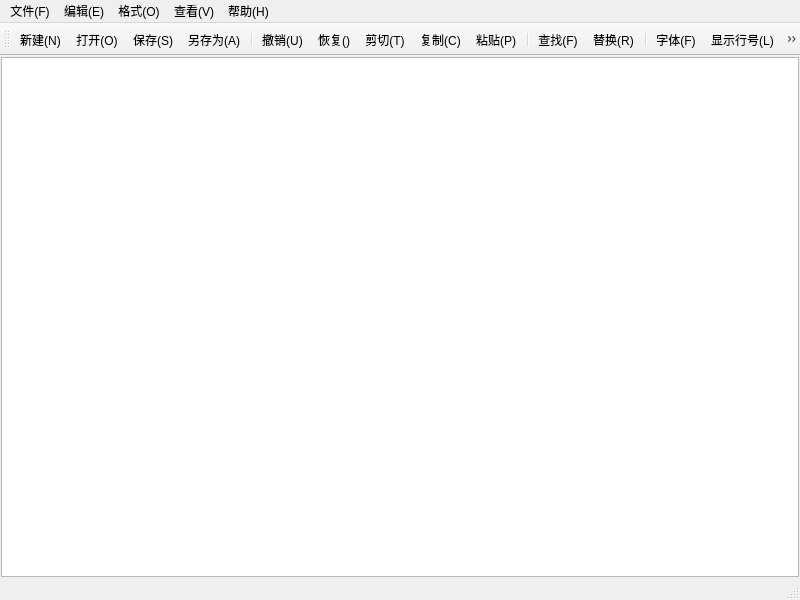
<?xml version="1.0" encoding="UTF-8"?>
<ui version="4.0">
 <class>MainWindow</class>
 <widget class="QMainWindow" name="MainWindow">
  <property name="geometry">
   <rect>
    <x>0</x>
    <y>0</y>
    <width>800</width>
    <height>600</height>
   </rect>
  </property>
  <property name="windowTitle">
   <string>MainWindow</string>
  </property>
  <widget class="QWidget" name="centralwidget">
   <layout class="QVBoxLayout" name="verticalLayout">
    <property name="spacing">
     <number>0</number>
    </property>
    <property name="leftMargin">
     <number>1</number>
    </property>
    <property name="topMargin">
     <number>1</number>
    </property>
    <property name="rightMargin">
     <number>1</number>
    </property>
    <property name="bottomMargin">
     <number>1</number>
    </property>
    <item>
     <widget class="QPlainTextEdit" name="textEdit"/>
    </item>
   </layout>
  </widget>
  <widget class="QMenuBar" name="menubar">
   <property name="geometry">
    <rect>
     <x>0</x>
     <y>0</y>
     <width>800</width>
     <height>25</height>
    </rect>
   </property>
   <widget class="QMenu" name="menu">
    <property name="title">
     <string>文件(F)</string>
    </property>
    <addaction name="actNew"/>
    <addaction name="actOpen"/>
    <addaction name="actSave"/>
    <addaction name="actSaveAs"/>
    <addaction name="separator"/>
    <addaction name="actExit"/>
   </widget>
   <widget class="QMenu" name="menu_E">
    <property name="title">
     <string>编辑(E)</string>
    </property>
    <addaction name="actUndo"/>
    <addaction name="actRedo"/>
    <addaction name="actCut"/>
    <addaction name="actCopy"/>
    <addaction name="actPaste"/>
    <addaction name="separator"/>
    <addaction name="actFind"/>
    <addaction name="actReplace"/>
    <addaction name="separator"/>
    <addaction name="actSelectAll"/>
   </widget>
   <widget class="QMenu" name="menu_O">
    <property name="title">
     <string>格式(O)</string>
    </property>
    <addaction name="actWrap"/>
    <addaction name="actLine"/>
    <addaction name="actFont"/>
    <addaction name="actionFontColor"/>
    <addaction name="separator"/>
    <addaction name="actFontBackgroundcolor"/>
    <addaction name="actEditorBackgroundColor"/>
   </widget>
   <widget class="QMenu" name="menu_V">
    <property name="title">
     <string>查看(V)</string>
    </property>
    <addaction name="actToolBar"/>
    <addaction name="actStatusBar"/>
   </widget>
   <widget class="QMenu" name="menu_H">
    <property name="title">
     <string>帮助(H)</string>
    </property>
    <addaction name="actAbout"/>
   </widget>
   <addaction name="menu"/>
   <addaction name="menu_E"/>
   <addaction name="menu_O"/>
   <addaction name="menu_V"/>
   <addaction name="menu_H"/>
  </widget>
  <widget class="QStatusBar" name="statusbar"/>
  <widget class="QToolBar" name="toolBar">
   <property name="windowTitle">
    <string>toolBar</string>
   </property>
   <attribute name="toolBarArea">
    <enum>TopToolBarArea</enum>
   </attribute>
   <attribute name="toolBarBreak">
    <bool>false</bool>
   </attribute>
   <addaction name="actNew"/>
   <addaction name="actOpen"/>
   <addaction name="actSave"/>
   <addaction name="actSaveAs"/>
   <addaction name="separator"/>
   <addaction name="actUndo"/>
   <addaction name="actRedo"/>
   <addaction name="actCut"/>
   <addaction name="actCopy"/>
   <addaction name="actPaste"/>
   <addaction name="separator"/>
   <addaction name="actFind"/>
   <addaction name="actReplace"/>
   <addaction name="separator"/>
   <addaction name="actFont"/>
   <addaction name="actLine"/>
   <addaction name="actWrap"/>
   <addaction name="separator"/>
   <addaction name="actToolBar"/>
   <addaction name="actStatusBar"/>
  </widget>
  <action name="actNew">
   <property name="icon">
    <iconset resource="res.qrc">
     <normaloff>:/img/new.svg</normaloff>:/img/new.svg</iconset>
   </property>
   <property name="text">
    <string>新建(&amp;N)</string>
   </property>
   <property name="toolTip">
    <string>新建</string>
   </property>
   <property name="shortcut">
    <string>Ctrl+N</string>
   </property>
   <property name="menuRole">
    <enum>QAction::MenuRole::NoRole</enum>
   </property>
  </action>
  <action name="actOpen">
   <property name="icon">
    <iconset resource="res.qrc">
     <normaloff>:/img/open.svg</normaloff>:/img/open.svg</iconset>
   </property>
   <property name="text">
    <string>打开(&amp;O)</string>
   </property>
   <property name="toolTip">
    <string>打开</string>
   </property>
   <property name="shortcut">
    <string>Ctrl+O</string>
   </property>
   <property name="menuRole">
    <enum>QAction::MenuRole::NoRole</enum>
   </property>
  </action>
  <action name="actSave">
   <property name="icon">
    <iconset resource="res.qrc">
     <normaloff>:/img/save.svg</normaloff>:/img/save.svg</iconset>
   </property>
   <property name="text">
    <string>保存(&amp;S)</string>
   </property>
   <property name="toolTip">
    <string>保存</string>
   </property>
   <property name="shortcut">
    <string>Ctrl+S</string>
   </property>
   <property name="menuRole">
    <enum>QAction::MenuRole::NoRole</enum>
   </property>
  </action>
  <action name="actSaveAs">
   <property name="icon">
    <iconset resource="res.qrc">
     <normaloff>:/img/saveas.svg</normaloff>:/img/saveas.svg</iconset>
   </property>
   <property name="text">
    <string>另存为(&amp;A)</string>
   </property>
   <property name="toolTip">
    <string>另存为</string>
   </property>
   <property name="menuRole">
    <enum>QAction::MenuRole::NoRole</enum>
   </property>
  </action>
  <action name="actExit">
   <property name="text">
    <string>退出(&amp;X)</string>
   </property>
   <property name="toolTip">
    <string>退出</string>
   </property>
   <property name="menuRole">
    <enum>QAction::MenuRole::NoRole</enum>
   </property>
  </action>
  <action name="actUndo">
   <property name="icon">
    <iconset resource="res.qrc">
     <normaloff>:/img/undo.svg</normaloff>:/img/undo.svg</iconset>
   </property>
   <property name="text">
    <string>撤销(&amp;U)</string>
   </property>
   <property name="toolTip">
    <string>撤销</string>
   </property>
   <property name="shortcut">
    <string>Ctrl+Z</string>
   </property>
   <property name="menuRole">
    <enum>QAction::MenuRole::NoRole</enum>
   </property>
  </action>
  <action name="actCut">
   <property name="icon">
    <iconset resource="res.qrc">
     <normaloff>:/img/cut.svg</normaloff>:/img/cut.svg</iconset>
   </property>
   <property name="text">
    <string>剪切(&amp;T)</string>
   </property>
   <property name="toolTip">
    <string>剪切</string>
   </property>
   <property name="shortcut">
    <string>Ctrl+X</string>
   </property>
   <property name="menuRole">
    <enum>QAction::MenuRole::NoRole</enum>
   </property>
  </action>
  <action name="actCopy">
   <property name="icon">
    <iconset resource="res.qrc">
     <normaloff>:/img/copy.svg</normaloff>:/img/copy.svg</iconset>
   </property>
   <property name="text">
    <string>复制(&amp;C)</string>
   </property>
   <property name="toolTip">
    <string>复制</string>
   </property>
   <property name="shortcut">
    <string>Ctrl+C</string>
   </property>
   <property name="menuRole">
    <enum>QAction::MenuRole::NoRole</enum>
   </property>
  </action>
  <action name="actPaste">
   <property name="icon">
    <iconset resource="res.qrc">
     <normaloff>:/img/paste.svg</normaloff>:/img/paste.svg</iconset>
   </property>
   <property name="text">
    <string>粘贴(&amp;P)</string>
   </property>
   <property name="toolTip">
    <string>粘贴</string>
   </property>
   <property name="shortcut">
    <string>Ctrl+V</string>
   </property>
   <property name="menuRole">
    <enum>QAction::MenuRole::NoRole</enum>
   </property>
  </action>
  <action name="actFind">
   <property name="icon">
    <iconset resource="res.qrc">
     <normaloff>:/img/find.svg</normaloff>:/img/find.svg</iconset>
   </property>
   <property name="text">
    <string>查找(&amp;F)</string>
   </property>
   <property name="toolTip">
    <string>查找</string>
   </property>
   <property name="shortcut">
    <string>Ctrl+F</string>
   </property>
   <property name="menuRole">
    <enum>QAction::MenuRole::NoRole</enum>
   </property>
  </action>
  <action name="actReplace">
   <property name="icon">
    <iconset resource="res.qrc">
     <normaloff>:/img/replace.svg</normaloff>:/img/replace.svg</iconset>
   </property>
   <property name="text">
    <string>替换(&amp;R)</string>
   </property>
   <property name="toolTip">
    <string>替换</string>
   </property>
   <property name="shortcut">
    <string>Ctrl+H</string>
   </property>
   <property name="menuRole">
    <enum>QAction::MenuRole::NoRole</enum>
   </property>
  </action>
  <action name="actFont">
   <property name="icon">
    <iconset resource="res.qrc">
     <normaloff>:/img/font.svg</normaloff>:/img/font.svg</iconset>
   </property>
   <property name="text">
    <string>字体(&amp;F)</string>
   </property>
   <property name="toolTip">
    <string>字体</string>
   </property>
   <property name="menuRole">
    <enum>QAction::MenuRole::NoRole</enum>
   </property>
  </action>
  <action name="actWrap">
   <property name="checkable">
    <bool>true</bool>
   </property>
   <property name="icon">
    <iconset resource="res.qrc">
     <normaloff>:/img/wrap.svg</normaloff>:/img/wrap.svg</iconset>
   </property>
   <property name="text">
    <string>自动换行(&amp;W)</string>
   </property>
   <property name="toolTip">
    <string>自动换行</string>
   </property>
   <property name="menuRole">
    <enum>QAction::MenuRole::NoRole</enum>
   </property>
  </action>
  <action name="actToolBar">
   <property name="checkable">
    <bool>true</bool>
   </property>
   <property name="icon">
    <iconset resource="res.qrc">
     <normaloff>:/img/tool.svg</normaloff>:/img/tool.svg</iconset>
   </property>
   <property name="text">
    <string>工具栏(&amp;T)</string>
   </property>
   <property name="toolTip">
    <string>工具栏</string>
   </property>
   <property name="menuRole">
    <enum>QAction::MenuRole::NoRole</enum>
   </property>
  </action>
  <action name="actStatusBar">
   <property name="checkable">
    <bool>true</bool>
   </property>
   <property name="icon">
    <iconset resource="res.qrc">
     <normaloff>:/img/linenumber.svg</normaloff>:/img/linenumber.svg</iconset>
   </property>
   <property name="text">
    <string>状态栏(&amp;S)</string>
   </property>
   <property name="toolTip">
    <string>状态栏</string>
   </property>
   <property name="menuRole">
    <enum>QAction::MenuRole::NoRole</enum>
   </property>
  </action>
  <action name="actRedo">
   <property name="icon">
    <iconset resource="res.qrc">
     <normaloff>:/img/redo.svg</normaloff>:/img/redo.svg</iconset>
   </property>
   <property name="text">
    <string>恢复(&amp;)</string>
   </property>
   <property name="toolTip">
    <string>恢复</string>
   </property>
   <property name="shortcut">
    <string>Ctrl+Shift+Z</string>
   </property>
   <property name="menuRole">
    <enum>QAction::MenuRole::NoRole</enum>
   </property>
  </action>
  <action name="actSelectAll">
   <property name="text">
    <string>全选(&amp;A)</string>
   </property>
   <property name="toolTip">
    <string>全选</string>
   </property>
   <property name="shortcut">
    <string>Ctrl+A</string>
   </property>
   <property name="menuRole">
    <enum>QAction::MenuRole::NoRole</enum>
   </property>
  </action>
  <action name="actLine">
   <property name="icon">
    <iconset resource="res.qrc">
     <normaloff>:/img/print.svg</normaloff>:/img/print.svg</iconset>
   </property>
   <property name="text">
    <string>显示行号(&amp;L)</string>
   </property>
   <property name="toolTip">
    <string>显示行号</string>
   </property>
   <property name="shortcut">
    <string>Ctrl+L</string>
   </property>
   <property name="menuRole">
    <enum>QAction::MenuRole::NoRole</enum>
   </property>
  </action>
  <action name="actAbout">
   <property name="text">
    <string>关于(&amp;A)</string>
   </property>
   <property name="toolTip">
    <string>关于</string>
   </property>
   <property name="menuRole">
    <enum>QAction::MenuRole::NoRole</enum>
   </property>
  </action>
  <action name="actionFontColor">
   <property name="text">
    <string>字体颜色</string>
   </property>
   <property name="toolTip">
    <string>字体颜色</string>
   </property>
   <property name="menuRole">
    <enum>QAction::MenuRole::NoRole</enum>
   </property>
  </action>
  <action name="actEditorBackgroundColor">
   <property name="text">
    <string>编辑器背景色</string>
   </property>
   <property name="toolTip">
    <string>编辑器背景色</string>
   </property>
   <property name="menuRole">
    <enum>QAction::MenuRole::NoRole</enum>
   </property>
  </action>
  <action name="actFontBackgroundcolor">
   <property name="text">
    <string>字体背景色</string>
   </property>
   <property name="toolTip">
    <string>字体背景色</string>
   </property>
   <property name="menuRole">
    <enum>QAction::MenuRole::NoRole</enum>
   </property>
  </action>
 </widget>
 <resources>
  <include location="res.qrc"/>
 </resources>
 <connections/>
</ui>
